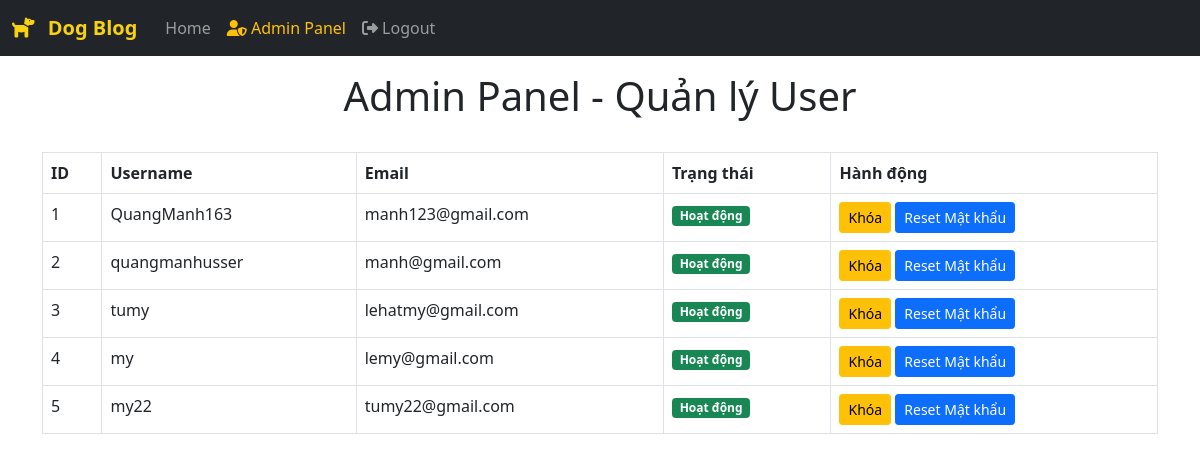
The page /admin (signed in) on the database its author committed.
### website/models.py (models this page shows)
class User(db.Model, UserMixin):
    id = db.Column(db.Integer, primary_key=True)
    email = db.Column(db.String(150), unique=True)
    username = db.Column(db.String(150), unique=True)
    password = db.Column(db.String(150))
    date_created = db.Column(db.DateTime(timezone=True), default=func.now())
    is_admin = db.Column(db.Boolean, default=False)  # Thêm trường này
    is_blocked = db.Column(db.Boolean, default=False)  # Thêm để block user
    posts = db.relationship('Post', backref='user', passive_deletes=True)
    comments = db.relationship('Comment', backref='user', passive_deletes=True)
    likes = db.relationship('Like', backref='user', passive_deletes=True)

### website/views.py (the view)
@views.route("/admin")
@login_required
def admin():
    if not current_user.is_admin:
        flash("Bạn không có quyền truy cập vào trang Admin!", category="error")
        return redirect(url_for("views.home"))
    users = User.query.all()
    return render_template("admin.html", users=users, user=current_user)

### website/__init__.py (called while the page is built)
def create_app():
    app = Flask(__name__)
    app.config['SECRET_KEY'] = "helloworld"
    app.config['SQLALCHEMY_DATABASE_URI'] = f'sqlite:///{DB_NAME}'
    db.init_app(app)
    migrate = Migrate(app, db)
    from .views import views
    from .auth import auth
    app.register_blueprint(views, url_prefix="/")
    app.register_blueprint(auth, url_prefix="/")
    from .models import User, Post, Comment, Like
    create_database(app)
    login_manager = LoginManager()
    login_manager.login_view = "auth.login"
    login_manager.init_app(app)
    @login_manager.user_loader
    def load_user(id):
        return User.query.get(int(id))
    return app

### website/templates/admin.html (shortened to what this page needs)
{% extends "base.html" %}
{% block content %}
    <h1 class="text-center">Admin Panel - Quản lý User</h1>
    <br>
    <table class="table table-bordered">
        <thead class="thead-dark">
            <tr>
                <th>ID</th>
                <th>Username</th>
                <th>Email</th>
                <th>Trạng thái</th>
                <th>Hành động</th>
            </tr>
        </thead>
        <tbody>
            {% for user in users %}
                <tr>
                    <td>{{ user.id }}</td>
                    <td>{{ user.username }}</td>
                    <td>{{ user.email }}</td>
                    <td>
                        {% if user.is_blocked %}
                            <span class="badge bg-danger">Bị khóa</span>
                        {% else %}
                            <span class="badge bg-success">Hoạt động</span>
                        {% endif %}
                    </td>
                    <td>
                        <a href="{{ url_for('views.block_user', user_id=user.id) }}" class="btn btn-warning btn-sm">
                            {% if user.is_blocked %}Mở khóa{% else %}Khóa{% endif %}
                        </a>
                        <a href="{{ url_for('views.reset_password', user_id=user.id) }}" class="btn btn-primary btn-sm">
                            Reset Mật khẩu
                        </a>
                    </td>
                </tr>
            {% endfor %}
        </tbody>
    </table>
{% endblock %}

### rows shown on the page
User: id "1", username "QuangManh163", email "manh123@gmail.com", is_blocked "Hoạt động"
User: id "2", username "quangmanhusser", email "manh@gmail.com", is_blocked "Hoạt động"
User: id "3", username "tumy", email "lehatmy@gmail.com", is_blocked "Hoạt động"
User: id "4", username "my", email "lemy@gmail.com", is_blocked "Hoạt động"
User: id "5", username "my22", email "tumy22@gmail.com", is_blocked "Hoạt động"
